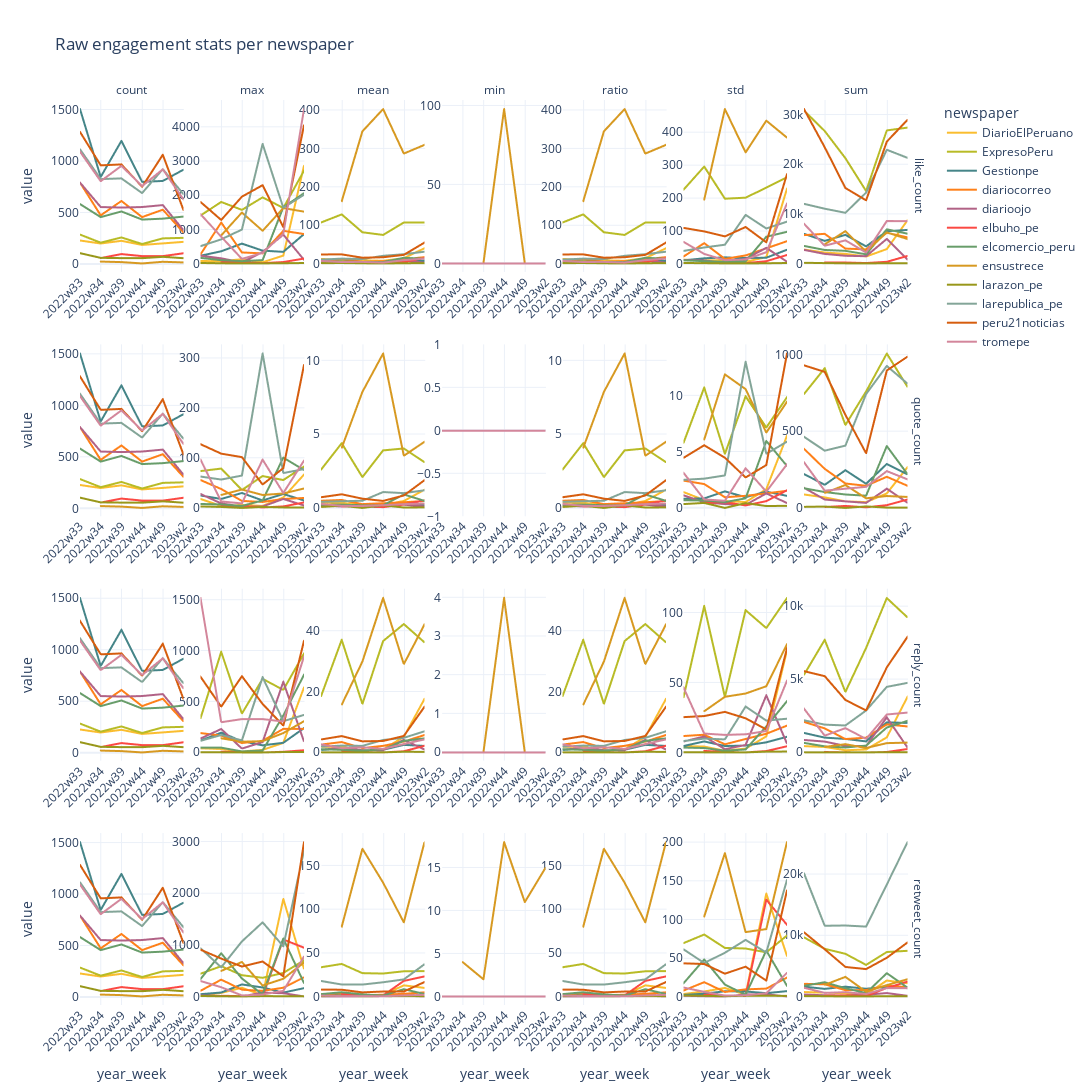

Here is the notebook cell this chart was saved with:
### Code cell
fig = px.line(
    stats_summary,
    x="year_week",
    y="value",
    color="newspaper",
    facet_row="metric",
    facet_row_spacing=0.08,
    facet_col="stat",
    color_discrete_sequence=gruvbox_colors,
    title="Raw engagement stats per newspaper",
    width=2100,
    height=1200
)

fig.for_each_annotation(lambda a: a.update(text=f"{a.text.split('=')[-1]}"))
fig.update_xaxes(showticklabels=True, tickangle = -45)
fig.update_yaxes(matches=None, showticklabels=True)

fig.show()
